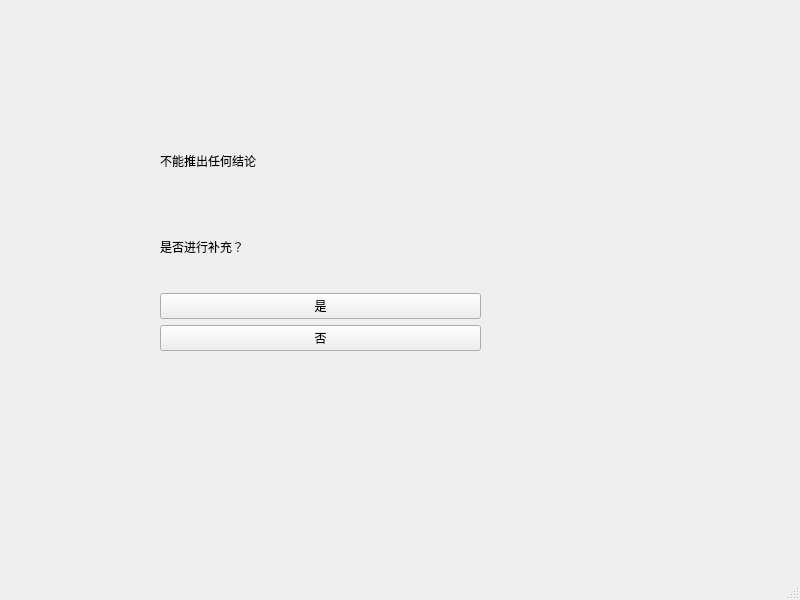
<?xml version="1.0" encoding="UTF-8"?>
<ui version="4.0">
 <class>MainWindow</class>
 <widget class="QMainWindow" name="MainWindow">
  <property name="geometry">
   <rect>
    <x>0</x>
    <y>0</y>
    <width>800</width>
    <height>600</height>
   </rect>
  </property>
  <property name="windowTitle">
   <string>MainWindow</string>
  </property>
  <widget class="QWidget" name="centralwidget">
   <widget class="QWidget" name="verticalLayoutWidget">
    <property name="geometry">
     <rect>
      <x>160</x>
      <y>120</y>
      <width>321</width>
      <height>231</height>
     </rect>
    </property>
    <layout class="QVBoxLayout" name="verticalLayout">
     <item>
      <widget class="QLabel" name="label">
       <property name="text">
        <string>不能推出任何结论</string>
       </property>
      </widget>
     </item>
     <item>
      <widget class="QLabel" name="label_2">
       <property name="text">
        <string>是否进行补充？</string>
       </property>
      </widget>
     </item>
     <item>
      <widget class="QPushButton" name="pushButton">
       <property name="text">
        <string>是</string>
       </property>
      </widget>
     </item>
     <item>
      <widget class="QPushButton" name="pushButton_2">
       <property name="text">
        <string>否</string>
       </property>
      </widget>
     </item>
    </layout>
   </widget>
  </widget>
  <widget class="QMenuBar" name="menubar">
   <property name="geometry">
    <rect>
     <x>0</x>
     <y>0</y>
     <width>800</width>
     <height>23</height>
    </rect>
   </property>
  </widget>
  <widget class="QStatusBar" name="statusbar"/>
 </widget>
 <resources/>
 <connections/>
</ui>
